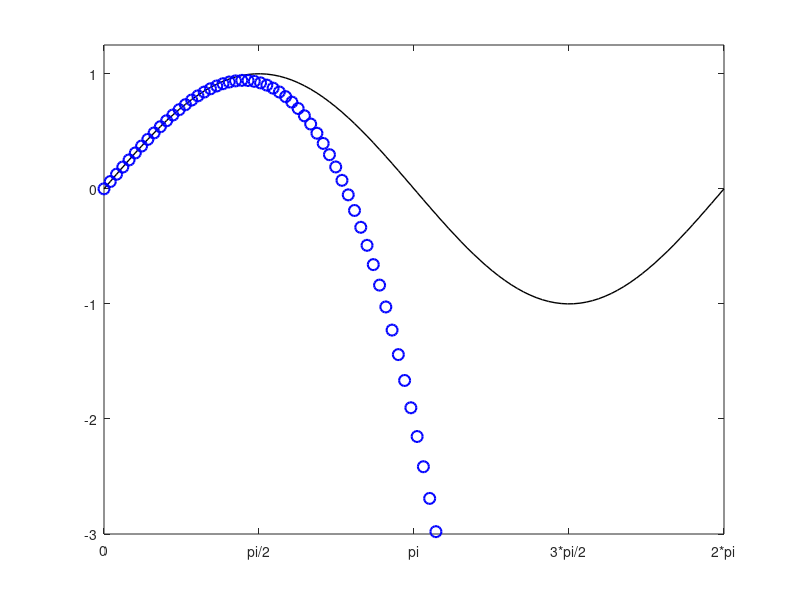

Source code (MATLAB):
% |Take 100 equal-spaced points in the interval|


format long

x = linspace(0,2*pi,100);
f = sin(x);
T = -x.^3/6 + x;

plot(x,f,'Color','k', 'LineWidth',1)
hold on
plot(x,T,'o','MarkerEdgeColor','b','MarkerSize',8,'LineWidth',1.5)
hold off

xlim([0,2*pi])
ylim([-3,1.25])
set(gca,'XTick',0:pi/2:2*pi)
set(gca,'XTickLabel',{'0','pi/2','pi','3*pi/2','2*pi'}) 
%% 
% 
% 
%